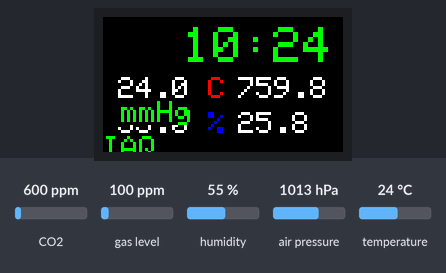
Recording of a program running on a simulated ESP32. On the bench: 240×135 colour display. The test bench sets the inputs (shaded band); at power-on: CO2 600 ppm, gas level 100 ppm, humidity 55 %, air pressure 1013 hPa, temperature 24 °C. WiFi joins after 1.5 s; servers stay silent unless stated; the local clock reads 2024-03-15 10:24:30 at power-on unless the program sets it; storage starts empty; what the program prints to the serial monitor is not drawn.

Above: at 4.9 s.
5.0 s: CO2 set to 1050 ppm
At 9.8 s:
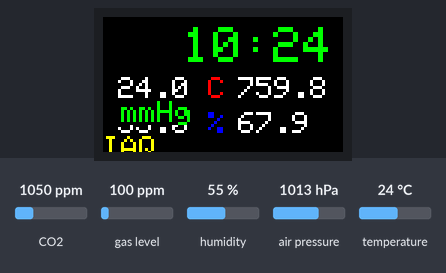
10.6 s: gas level set to 500 ppm
At 14.8 s:
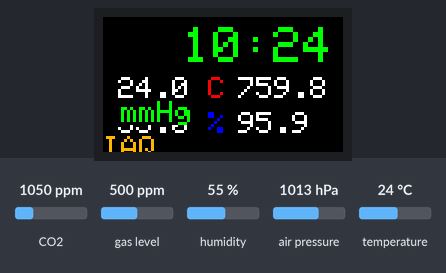
16.2 s: CO2 set to 452 ppm
At 19.8 s:
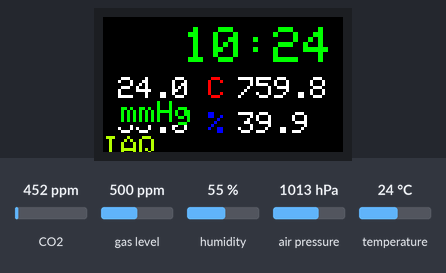
26.4 s: humidity set to 22 %
At 29.8 s:
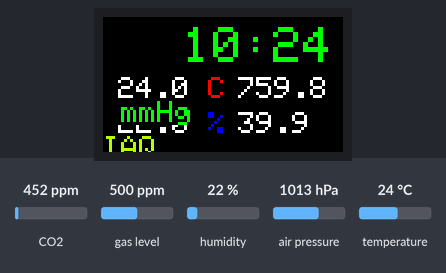
Timing chart, 0 to 31.3 s (numbered marks = the images above; inputs shaded):
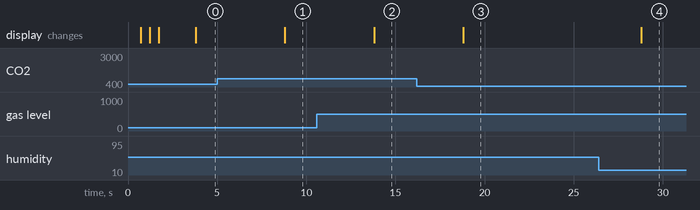

The program:

main.cpp
```cpp
#include <Arduino.h>
#include <Wire.h>
#include <SPI.h>
#include <Adafruit_Sensor.h>
#include <Adafruit_BME280.h>
#include <Adafruit_SGP30.h>
#include <TFT_eSPI.h>
#include <WiFi.h>
#include "time.h"
#include "LittleFSHelper.h"

using fs::File; // For LittleFS

//----------------------------------- Button and screen logic

#define BUTTON 15
int currentScreen = 0;
bool lastButtonState = HIGH;

//----------------------------------- Global constants etc

const char* ssid = "myNET";
const char* password = "Li#lu~2014";
const char* ntpServer = "pool.ntp.org";
const long gmtOffset_sec = 7200;  // GMT+2
const int daylightOffset_sec = 0;

bool firstTimeRead = true; // flags for fitst void loop iteration
bool firstSensorsRead = true;

const int sensorInterval = 5000;
const int timeInterval = 30000;

//----------------------------------- Init

Adafruit_BME280 bme;
Adafruit_SGP30 sgp;
TFT_eSPI tft = TFT_eSPI();

//----------------------------------- Sensors

struct dataBME280 {
    float temp;
    float hum;
    float press;
};

struct dataSGP30 {
    float eco2;
    float tvoc;
    float iaq;
};

struct SensorData {
  dataBME280 bmeData;
  dataSGP30 sgpData;
  struct tm timeinfo;
};

SensorData sensors;


void correctHumidity(float temp, float hum) {
    if (!isnan(temp) && !isnan(hum)) {
        float absHumidity = 216.7 * ((hum/100.0) * 6.112 * exp((17.62*temp)/(243.12+temp)) / (273.15+temp));
        sgp.setHumidity(absHumidity * 1000);
    }
}

float calcIAQ(float eCO2, float TVOC) {
  float TVOC_sub = constrain((TVOC / 5000.0) * 500.0, 0, 500);
  float CO2_sub  = constrain(((eCO2 - 400.0) / (2000.0 - 400.0)) * 500.0, 0, 500);
  float IAQ = 0.7 * TVOC_sub + 0.3 * CO2_sub;
  return IAQ;
}

void updateSensors() {
  sensors.bmeData.temp = bme.readTemperature();
  sensors.bmeData.hum = bme.readHumidity();
  sensors.bmeData.press = bme.readPressure() / 133.322F;

  correctHumidity(sensors.bmeData.temp, sensors.bmeData.hum);

  if (sgp.IAQmeasure()) {
    sensors.sgpData.eco2 = sgp.eCO2;
    sensors.sgpData.tvoc = sgp.TVOC;
  }

  sensors.sgpData.iaq = calcIAQ(sensors.sgpData.eco2, sensors.sgpData.tvoc);
}

void updateTime() {
  getLocalTime(&sensors.timeinfo);
}

//----------------------------------- UI Draw

void drawValue(float value, uint16_t x, uint16_t y, const char* unit, uint16_t color) {
    tft.setCursor(x, y);
    tft.print(value, 1);
    tft.setTextColor(color, TFT_BLACK);
    tft.print(unit);
    tft.setTextColor(TFT_WHITE, TFT_BLACK);
}

void drawDashboard() {
    //Time draw

    tft.setTextSize(5);
    tft.setCursor(80, 10);
    tft.setTextColor(TFT_GREEN, TFT_BLACK);
    tft.print(&sensors.timeinfo, "%H:%M");
    tft.setTextColor(TFT_WHITE, TFT_BLACK);

    //Values draw


    tft.setTextSize(3);
    drawValue(sensors.bmeData.temp, 15, 60, " C", TFT_RED);
    drawValue(sensors.bmeData.hum, 15, 95, " %", TFT_BLUE);
    drawValue(sensors.bmeData.press, 135, 60, " mmHg", TFT_GREEN);

    float iaq = sensors.sgpData.iaq;
    uint16_t color;

    if (iaq <= 30) color = TFT_GREEN;
    else if (iaq <= 50) color = TFT_GREENYELLOW;
    else if (iaq <= 80) color = TFT_YELLOW;
    else if (iaq <= 120) color = TFT_ORANGE;
    else color = TFT_RED;

    drawValue(iaq, 135, 95, " IAQ  ", color);
}

//----------------------------------- SGP30 Calibration load

bool loadBaseline() {
  if (LittleFS.exists("/baseline")) {
    File file = LittleFS.open("/baseline", "r");
    uint16_t eco2, tvoc;
    file.readBytes((char*)&eco2, 2);
    file.readBytes((char*)&tvoc, 2);
    file.close();

    sgp.setIAQBaseline(eco2, tvoc);
    return true;
  }
  return false;
}

//----------------------------------- Log

void logMeassage (const char* mess, bool type) {
    if (type) {
        tft.setTextColor(TFT_GREEN, TFT_BLACK);
        tft.println(mess);
    } else {
        tft.setTextColor(TFT_RED, TFT_BLACK);
        tft.println(mess);
    }
}


//----------------------------------- Setup


void setup() {
  Serial.begin(115200);

  pinMode(BUTTON, INPUT_PULLUP);

  tft.init();
  tft.setRotation(1);
  tft.fillScreen(TFT_BLACK);
  tft.setTextSize(2);
  tft.setTextColor(TFT_WHITE, TFT_BLACK);
  tft.println("Booting...");

  // LittleFS init
  initLittleFS();

  // BME280
  if (bme.begin(0x76)) {
    logMeassage("BME280 OK", true);
  } else {
    logMeassage("BME280 FAIL", false);
  }

  // SGP30
  if (sgp.begin()) {
    logMeassage("SGP30 OK", true);
  } else {
    logMeassage("SGP30 FAIL", false);
  }

  // Calibration
  if (loadBaseline()) {
    logMeassage("Calibration found", true);
  } else {
    logMeassage("Calibration not found", false);
  }

  // WiFi
  WiFi.mode(WIFI_STA);
  WiFi.begin(ssid, password);

  unsigned long start = millis();

  tft.setTextColor(TFT_BLUE);

  while (WiFi.status() != WL_CONNECTED && millis() - start < 8000) {
    tft.print(".");
    delay(500);
    yield();
  }
  if (WiFi.status() == WL_CONNECTED) {
    logMeassage("WiFi OK", true);
  } else {
    logMeassage("WiFi FAIL", false);
  }

  // Time sync
  configTime(gmtOffset_sec, daylightOffset_sec, "pool.ntp.org");
  struct tm timeinfo;

  if (getLocalTime(&timeinfo, 3000)) {
    logMeassage("Time sync OK", true);
  } else {
    logMeassage("Time sync FAIL", false);
  }

  tft.setTextColor(TFT_BLUE);
  tft.println("Free RAM: ");
  tft.print(ESP.getFreeHeap());

  delay(2000);

  tft.fillScreen(TFT_BLACK);
}


void loop() {
  unsigned long now = millis();
  bool shouldRedraw = true;

  // bool buttonState = digitalRead(BUTTON);

  // if (lastButtonState == HIGH && buttonState == LOW) {
  //     currentScreen = !currentScreen;
  //     if (currentScreen == 0) {
  //       Serial.println("Screen 2");
  //     } else {
  //       Serial.println("Screen 2");
  //     }
  // }

  // lastButtonState = buttonState;

  //------------------- Time update

  static unsigned long lastUpdate = 0;

  if(firstTimeRead || now - lastUpdate >= timeInterval) {
    updateTime();

    firstTimeRead = false;
    lastUpdate = now;
    shouldRedraw = true;
  }

  //------------------- Values update

  static unsigned long lastSensorRead = 0;

  if (firstSensorsRead || now - lastSensorRead >= sensorInterval) {
    updateSensors();

    firstSensorsRead = false;
    lastSensorRead = now;
    shouldRedraw = true;
  }

  if (shouldRedraw) {
    drawDashboard();
    shouldRedraw = false;
  }

}
```

LittleFSHelper.cpp
```cpp
#include "LittleFSHelper.h"
#include <Arduino.h>

bool initLittleFS(bool formatIfFailed) {
  if (LittleFS.begin(!formatIfFailed)) {  // begin(false) - не форматировать
    Serial.println("✅ LittleFS смонтирована");
    return true;
  }

  if (formatIfFailed) {
    Serial.println("❌ Ошибка монтирования, пробуем форматировать...");
    return formatLittleFS();  // форматируем и возвращаем результат
  }

  Serial.println("❌ Ошибка монтирования LittleFS");
  return false;
}

bool formatLittleFS() {
  if (LittleFS.format()) {
    Serial.println("✅ LittleFS отформатирована");

    // После форматирования нужно перемонтировать
    if (LittleFS.begin(false)) {
      return true;
    }
  }

  Serial.println("❌ Ошибка форматирования LittleFS");
  return false;
}
```

LittleFSHelper.h
```cpp
#pragma once
#include <LittleFS.h>

bool initLittleFS(bool formatIfFailed = false);  // параметр по умолчанию
bool formatLittleFS();
```

Measured:
- after the input at 5.0 s, the display: changes after 3.8 s (image 1)
- after the input at 10.6 s, the display: changes after 3.2 s (image 2)
- after the input at 16.2 s, the display: changes after 2.6 s (image 3)
- after the input at 26.4 s, the display: changes after 2.4 s (image 4)
